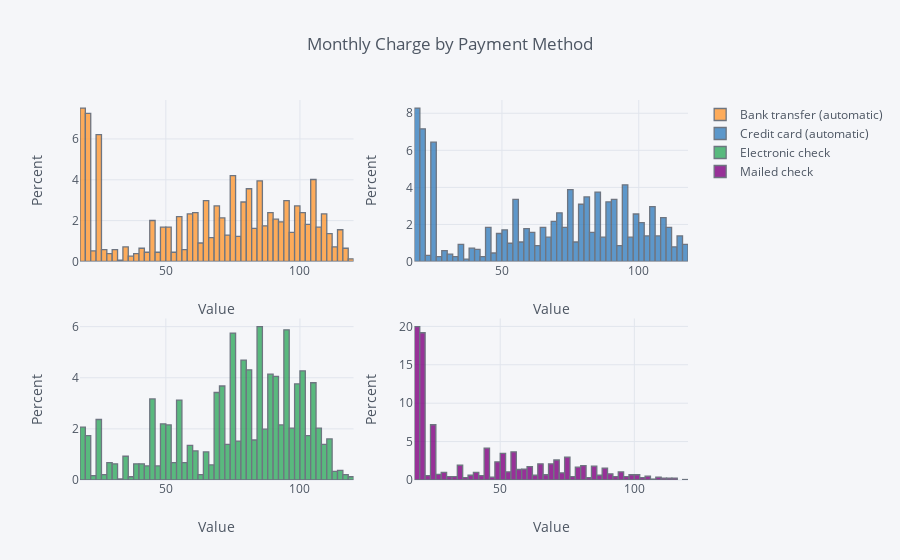

Notebook source saved alongside this figure:
### Code cell
#subplot feature:
data3 = df.pivot_table(values='MonthlyCharges', columns='PaymentMethod', index='customerID', aggfunc='sum')

data3.iplot(kind='hist', histnorm='percent', xTitle='Value', subplots=True,
yTitle='Percent', title='Monthly Charge by Payment Method')

### Figure 1 — Plotly figure (JSON) as saved in the notebook; plotly's stock layout.template omitted (floating-point values rounded to 4 significant figures; data arrays with more than 128 entries replaced by an {"elided": "..."} marker saying what was removed)
{"data": [{"histfunc": "count", "histnorm": "percent", "marker": {"color": "rgba(255, 153, 51, 1.0)", "line": {"color": "#4D5663", "width": 1.3}}, "name": "Bank transfer (automatic)", "opacity": 0.8, "orientation": "v", "type": "histogram", "uid": "083934c9-16b4-403b-905b-7e061f747a52", "x": {"elided": "7043 float values"}, "xaxis": "x", "yaxis": "y"}, {"histfunc": "count", "histnorm": "percent", "marker": {"color": "rgba(55, 128, 191, 1.0)", "line": {"color": "#4D5663", "width": 1.3}}, "name": "Credit card (automatic)", "opacity": 0.8, "orientation": "v", "type": "histogram", "uid": "68bc6801-61d3-403a-8d2a-fd292e5bac18", "x": {"elided": "7043 float values"}, "xaxis": "x2", "yaxis": "y2"}, {"histfunc": "count", "histnorm": "percent", "marker": {"color": "rgba(50, 171, 96, 1.0)", "line": {"color": "#4D5663", "width": 1.3}}, "name": "Electronic check", "opacity": 0.8, "orientation": "v", "type": "histogram", "uid": "53a137a8-a2df-41a0-827b-c4d27fd2bc84", "x": {"elided": "7043 float values"}, "xaxis": "x3", "yaxis": "y3"}, {"histfunc": "count", "histnorm": "percent", "marker": {"color": "rgba(128, 0, 128, 1.0)", "line": {"color": "#4D5663", "width": 1.3}}, "name": "Mailed check", "opacity": 0.8, "orientation": "v", "type": "histogram", "uid": "bbba296a-9fd5-4225-96c9-efb71ea9ad1b", "x": {"elided": "7043 float values"}, "xaxis": "x4", "yaxis": "y4"}], "layout": {"barmode": "overlay", "legend": {"bgcolor": "#F5F6F9", "font": {"color": "#4D5663"}}, "paper_bgcolor": "#F5F6F9", "plot_bgcolor": "#F5F6F9", "title": {"font": {"color": "#4D5663"}, "text": "Monthly Charge by Payment Method"}, "xaxis": {"anchor": "y", "domain": [0, 0.45], "gridcolor": "#E1E5ED", "showgrid": true, "tickfont": {"color": "#4D5663"}, "title": {"font": {"color": "#4D5663"}, "text": "Value"}, "zerolinecolor": "#E1E5ED"}, "xaxis2": {"anchor": "y2", "domain": [0.55, 1], "gridcolor": "#E1E5ED", "showgrid": true, "tickfont": {"color": "#4D5663"}, "title": {"font": {"color": "#4D5663"}, "text": "Value"}, "zerolinecolor": "#E1E5ED"}, "xaxis3": {"anchor": "y3", "domain": [0, 0.45], "gridcolor": "#E1E5ED", "showgrid": true, "tickfont": {"color": "#4D5663"}, "title": {"font": {"color": "#4D5663"}, "text": "Value"}, "zerolinecolor": "#E1E5ED"}, "xaxis4": {"anchor": "y4", "domain": [0.55, 1], "gridcolor": "#E1E5ED", "showgrid": true, "tickfont": {"color": "#4D5663"}, "title": {"font": {"color": "#4D5663"}, "text": "Value"}, "zerolinecolor": "#E1E5ED"}, "yaxis": {"anchor": "x", "domain": [0.575, 1], "gridcolor": "#E1E5ED", "showgrid": true, "tickfont": {"color": "#4D5663"}, "title": {"font": {"color": "#4D5663"}, "text": "Percent"}, "zerolinecolor": "#E1E5ED"}, "yaxis2": {"anchor": "x2", "domain": [0.575, 1], "gridcolor": "#E1E5ED", "showgrid": true, "tickfont": {"color": "#4D5663"}, "title": {"font": {"color": "#4D5663"}, "text": "Percent"}, "zerolinecolor": "#E1E5ED"}, "yaxis3": {"anchor": "x3", "domain": [0, 0.425], "gridcolor": "#E1E5ED", "showgrid": true, "tickfont": {"color": "#4D5663"}, "title": {"font": {"color": "#4D5663"}, "text": "Percent"}, "zerolinecolor": "#E1E5ED"}, "yaxis4": {"anchor": "x4", "domain": [0, 0.425], "gridcolor": "#E1E5ED", "showgrid": true, "tickfont": {"color": "#4D5663"}, "title": {"font": {"color": "#4D5663"}, "text": "Percent"}, "zerolinecolor": "#E1E5ED"}}}
